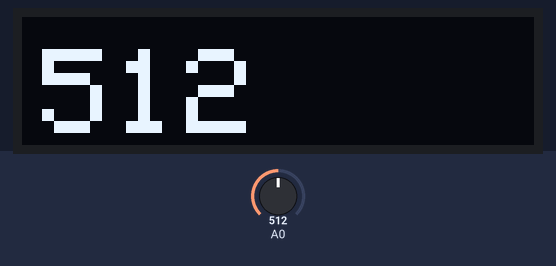
A sketch run on a simulated ESP8266 (Wemos D1 mini). Parts: 128×32 one-colour display. The test bench sets the inputs (shaded band); at power-on: A0 = 512. WiFi joins after 1.5 s; servers stay silent unless stated; no MQTT or app messages arrive unless stated; what the sketch prints to the serial monitor is not drawn.

Above: at 10.6 s.
10.7 s: A0 set to 716
At 20.3 s:
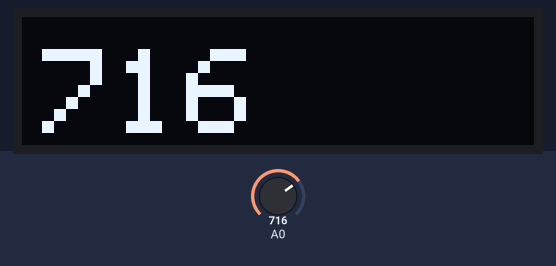
23.0 s: A0 set to 900
At 30.4 s:
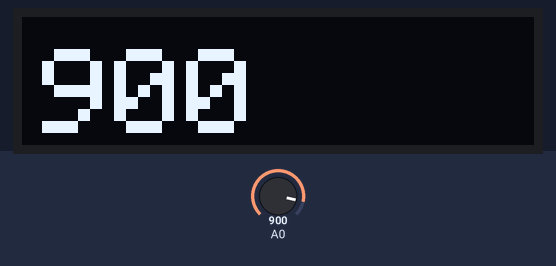
35.3 s: A0 set to 1023
At 40.5 s:
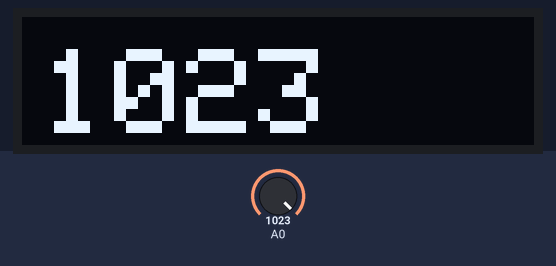
Timing chart, 0 to 42.0 s (numbered marks = the images above; inputs shaded):
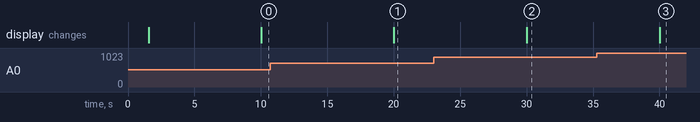

Measured:
- after the input at 10.7 s, the display: changes after 9.3 s (image 1)
- after the input at 23.0 s, the display: changes after 7.0 s (image 2)
- after the input at 35.3 s, the display: changes after 4.7 s (image 3)

The sketch:

esp8266_capsoil_oled_mqtt.ino
```cpp
// Documentation:
// ESP8266 with SSD1306 OLED
// https://randomnerdtutorials.com/esp8266-0-96-inch-oled-display-with-arduino-ide/
//
// ESP8266 / WEMOS with Capacitive Soil Moisture Sensor
// https://www.hackster.io/xxlukas84/capacitive-soil-moisture-sensor-v1-2-with-wemos-d1-lite-d63455


#include <SPI.h>
#include <Wire.h>
#include <Adafruit_GFX.h>
#include <Adafruit_SSD1306.h>

#include <ESP8266WiFi.h>
#include <PubSubClient.h>
#include <OneWire.h>
#include <DallasTemperature.h>


#define PIN_RESET 255
#define DC_JUMPER 0

#define SCREEN_WIDTH 128 // OLED display width, in pixels
#define SCREEN_HEIGHT 32 // OLED display height, in pixels

// Declaration for an SSD1306 display connected to I2C (SDA, SCL pins)
Adafruit_SSD1306 display(SCREEN_WIDTH, SCREEN_HEIGHT, &Wire, -1);

//Set Moisture Variable
int i;
int moi = 0;

// WIFI settigs and MQTT broker server
const char* ssid = "B&M-IoT";
const char* password = "6474620281";
const char* mqtt_server = "172.16.1.31";

WiFiClient espClient;
PubSubClient client(espClient);
long lastMsg = 0;
//float temp = 0;
//int inPin = 5;

void setup_wifi() {
  delay(10);
  // We start by connecting to a WiFi network
  Serial.println();
  Serial.print("Connecting to ");
  Serial.println(ssid);
  WiFi.begin(ssid, password);

  while (WiFi.status() != WL_CONNECTED)
  {
    delay(500);
    Serial.print(".");
  }
  Serial.println("");
  Serial.println("WiFi connected");
  Serial.println("IP address: ");
  Serial.println(WiFi.localIP());
}

void reconnect() {
  // Loop until we're reconnected
  while (!client.connected()) {
    Serial.print("Attempting MQTT connection...");
    // Attempt to connect
    if (client.connect("arduinoClient_temperature_sensor")) {
      Serial.println("connected");
    } else {
      Serial.print("failed, rc=");
      Serial.print(client.state());
      Serial.println(" try again in 5 seconds");
      // Wait 5 seconds before retrying
      delay(5000);
    }
  }
}


void setup()
{
  Serial.begin(115200);
  setup_wifi();
  client.setServer(mqtt_server, 1883);


  if(!display.begin(SSD1306_SWITCHCAPVCC, 0x3C)) { // Address 0x3D for 128x64
      Serial.println(F("SSD1306 allocation failed"));
      for(;;);
    }
    delay(2000);
    display.clearDisplay();

}

void loop()
{
  if (!client.connected()) {
    reconnect();
  }
  client.loop();


  long now = millis();
  if (now - lastMsg > 10000) {
    lastMsg = now;

  //oled.clear(PAGE);
  moi = analogRead(0);
  Serial.println(moi);
  //oled.setFontType(0);
  //oled.setCursor(7, 0);
  //oled.print("Moisture: ");
  //oled.setFontType(2);
  //oled.setCursor(14, 15);
  //oled.print(moi);  // Print an integer
  //oled.display();

  display.clearDisplay();
  display.setTextSize(3);
  display.setTextColor(WHITE);
  display.setCursor(5, 8);
  display.println(moi);
  display.display();

  // Change publish topic to be unique for this device
  client.publish("ha/_capsoil2", String(moi).c_str());

  delay(1000);


  }
}
```
